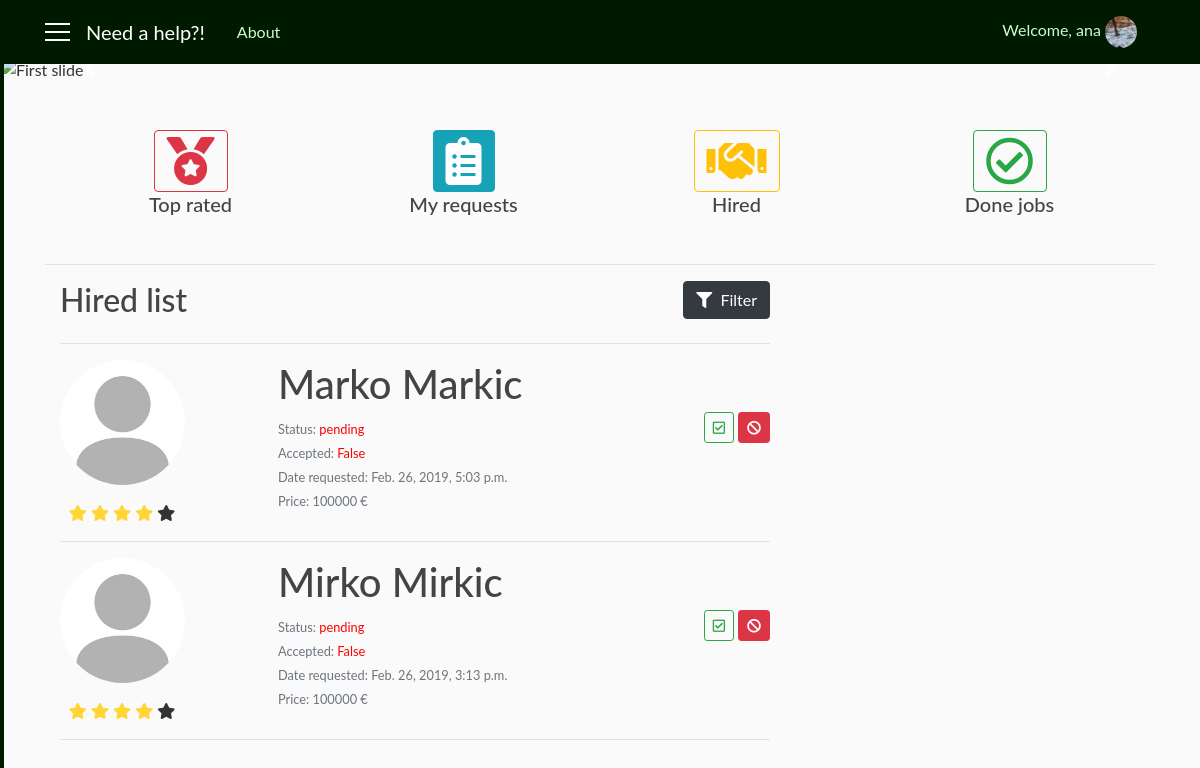
Before: /hired_user/2 (signed in) with the older database file.
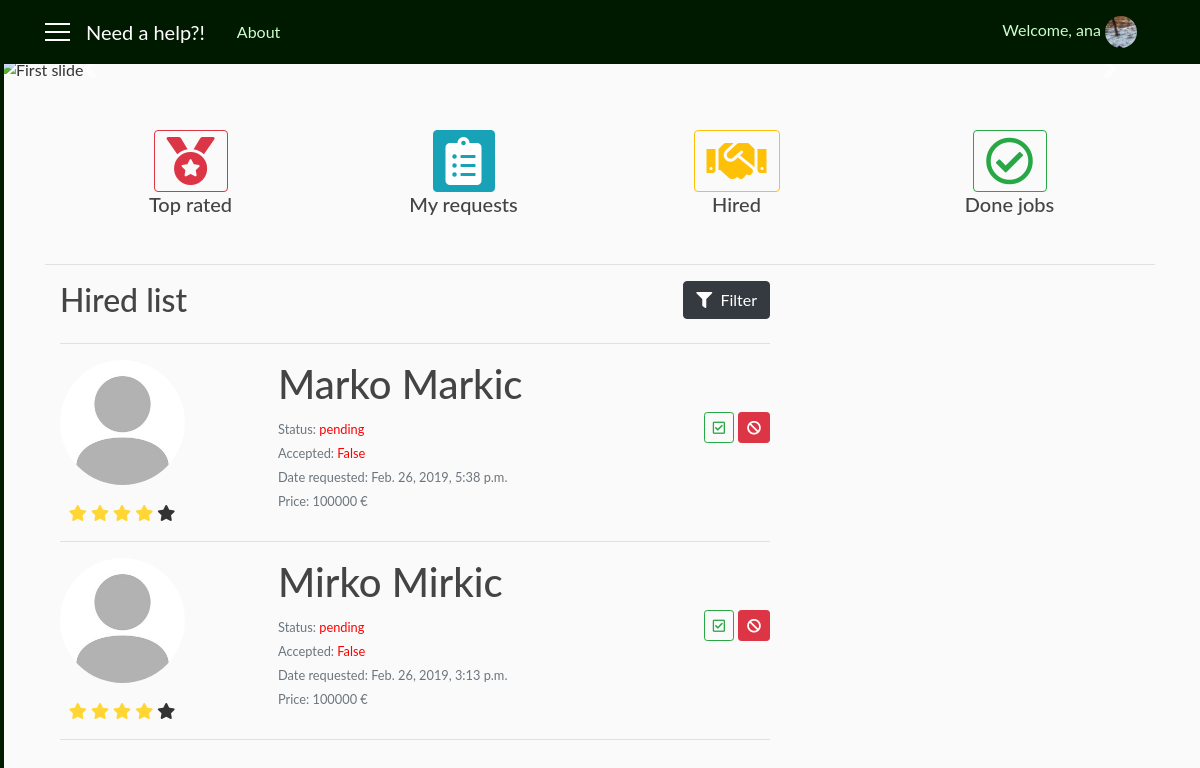
After: the same page with the newer database file.
### user/models.py (models this page shows, shortened)
class Profile(models.Model):
    user = models.OneToOneField(User, on_delete=models.CASCADE)
    gender = models.CharField(max_length=10, choices=GENDER, default='male')
    address = models.CharField(max_length=30, blank=True)
    birth_date = models.DateField(null=True, blank=True)
    phone_number = models.CharField(max_length=100, blank=True)
    costs = models.IntegerField(default=100)
    role = models.CharField(max_length=15, choices=ROLES, default='client')
    profession = models.CharField(max_length=250, choices=PROFESSION, default='Other')
    knowledges = models.TextField(max_length=1000, blank=True)
    photo = models.ImageField(default='default_user.jpg', upload_to='profile_user')

class Hire(models.Model):
    user = models.ForeignKey(User, on_delete=models.CASCADE)
    repairman = models.IntegerField()
    status = models.CharField(max_length=100, default='pending')
    accepted = models.BooleanField(default=False)
    date = models.DateTimeField(auto_now_add=True)

### need_a_help_app/views.py (the view)
# urls.py: path('hired_user/<int:pk>', views.HiredListView.as_view(), name='hired_user'),
class HiredListView(LoginRequiredMixin, ListView):
    model = Hire
    template_name = 'need_a_help_app/hired_user.html'
    context_object_name = 'hir'
    paginate_by = 2
    def get_queryset(self):
        user = get_object_or_404(User, pk=self.kwargs.get('pk'))
        return Hire.objects.filter(user=user).order_by('-date')
    def get_context_data(self, **kwargs):
        context_data = super(HiredListView, self).get_context_data(**kwargs)
        users = User.objects.all()
        context_data['us'] = users
        return context_data

### need_a_help_app/templates/need_a_help_app/hired_user.html (shortened to what the changed rows need)
{% extends 'need_a_help_app/base.html' %}
{% block app_client %}
    <div class="container">
    <br/>
{% endblock %}
{% block content %}
   <div class="row">
    <div class="col-sm-8">
        <h2>Hired list</h2>
    </div>
    <div class="col-sm-4" align="right">
    </div>
   </div>
   <hr width="100%">
   {% if hir %}
       {% for i in hir %}
            <div class="row">
                <div class="col-sm-3">
                    {% for j in us %}
                        {% if j.id == i.repairman %}
                            <a href="{% url 'info' j.id %}">
                                <img class="rounded-circle account-img" src="{{ j.profile.photo.url }}">
                            </a>
                        {% endif %}
                    {% endfor %}
                    <div class="row">
                        <div class="col-sm-10" align="center">
                            <i class="fas fa-star" style="color: #ffd633" aria-hidden="true"></i>
                            <i class="fas fa-star" style="color: #ffd633" aria-hidden="true"></i>
                            <i class="fas fa-star" style="color: #ffd633" aria-hidden="true"></i>
                            <i class="fas fa-star" style="color: #ffd633" aria-hidden="true"></i>
                            <i class="fas fa-star" aria-hidden="true"></i>
                        </div>
                    </div>
                </div>
                <div class="col-sm-7 pl-5">
                    {% for j in us %}
                        {% if j.id == i.repairman %}
                            <h1>{{ j.first_name }} {{ j.last_name }}</h1>
                        {% endif %}
                    {% endfor %}
                    {% if i.status == 'pending' %}
                        <small class="text-secondary text-muted">Status: <span style="color: red">{{ i.status }}</span></small><br>
                    {% else %}
                        <small class="text-secondary text-muted">Status: <span style="color: green">{{ i.status }}</span></small><br>
                    {% endif %}
                    {% if not i.accepted %}
                        <small class="text-secondary text-muted">Accepted: <span style="color: red">{{ i.accepted }}</span></small><br>
                    {% else %}
                        <small class="text-secondary text-muted">Accepted: <span style="color: green">{{ i.accepted }}</span></small><br>
                    {% endif %}
                    <small class="text-secondary text-muted">Date requested: {{ i.date }}</small><br>
                    <small class="text-secondary text-muted">Price: 100000 €</small><br>
                </div>
                <div class="col-sm-2 pt-5" align="right">
                    <a href="#" class="btn btn-outline-success btn-sm mt-1 mb-1"><i class="far fa-check-square"></i></a>
                    <a href="#" class="btn btn-danger btn-sm mt-1 mb-1"><i class="fa fa-ban" aria-hidden="true"></i></a>
                </div>
            </div>
            <hr width="100%">
       {% endfor %}
   {% else %}
    <h3 class="text-secondary text-muted" align="center">No results</h3>
   {% endif %}
{% endblock %}

Changed rows visible on the page:
removed Hire: status "pending", accepted "False", date "Feb. 26, 2019, 5:03 p.m."
added Hire: status "pending", accepted "False", date "Feb. 26, 2019, 5:38 p.m."
